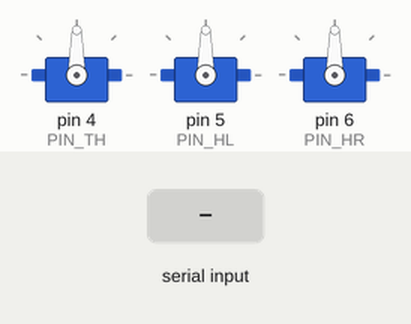
Recording of a sketch running on a simulated Arduino Uno, built with avr-gcc and run on an emulated ATmega328P. Shown: 3 × servo. Inputs (shaded band) come from the test bench. Random numbers use the default seed unless the sketch sets one; what the sketch prints to the serial monitor is not drawn.

Above: at 1.2 s.
1.3 s: "b\n" received over Serial
At 2.0 s:
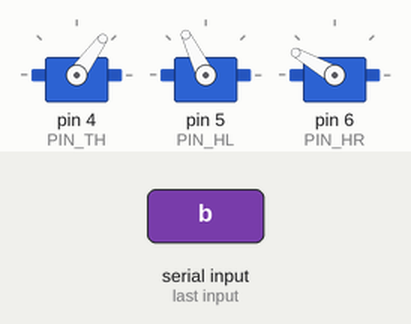
10.3 s: "a\n" received over Serial
13.3 s: "c\n" received over Serial
At 14.2 s:
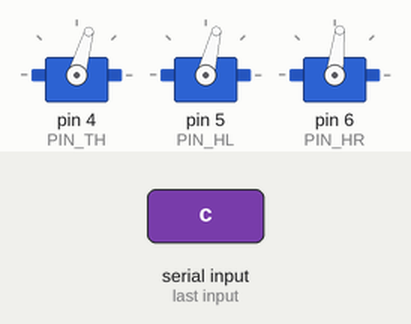
Timing chart, 0 to 25.0 s (numbered marks = the images above; inputs shaded):
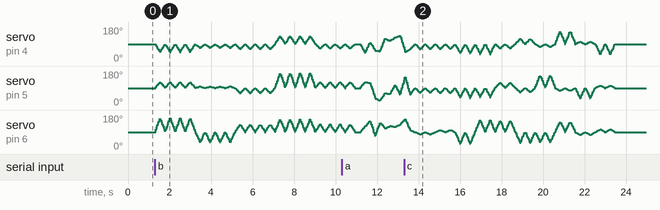

The sketch:

c3_random.ino
```cpp
//-- myPOSE random

int N_SERVOS = 3; // 伺服馬達的個數

// 參數：校正的位置 (要調整的角度)
int adj[]={ 0, 0, 0 };

// 參數：起始位置
int pos[]={ 90,90,90 };  // 起始位置

// TEMPO: BPM
int tempo_base = 120;

#define INTERVALTIME 10.0

// 參數：各伺服馬達的腳位
#define PIN_TH 4
#define PIN_HL 5
#define PIN_HR 6

#include <Servo.h>
Servo S0, S1, S2;


void help(void)
{
  Serial.println("This is used to calibration the servos for 'Otto'");
  Serial.println("The interface uses single character controls");
  Serial.println("");
  Serial.println("'0' - HOME");
  Serial.println("'a, b, c, d' - MOVE");
  Serial.println("");
}


// 處理輸入的字元
void processChar(char c)
{
  int s = sizeof(pos);
  int new0[] = { 90,  90,  90 };
  int new1[] = { 90, 150,  30 };
  int new2[] = { 90,  30, 150 };
  int new3[] = { 90, 150, 150 };
  int new4[] = { 90,  30,  30 };
  int new5[] = { 40, 150,  30 };
  int new6[] = {140,  30, 150 };

  int pos_now[] = {90, 90, 90};

  int v1, v2, v3, vt;
  int u1, u2, u3, ut;

  int t = tempo_base;
  switch(c)
  {
    case '0':
       tempo_servo(t*2, new0);
       break;

    case 'a':
       for(int i=0; i<10; i++)
       {
         v1 = random(90-50, 90+50);
         v2 = random(90-80, 90+80);
         v3 = random(90-80, 90+80);
         vt = random(1, 4);
         pos_now[0] = v1;
         pos_now[1] = v2;
         pos_now[2] = v3;
         tempo_servo(t*2, pos_now);
       }
       tempo_servo(t*2, new0);
       break;

    case 'b':
       for(int i=0; i<5; i++)
       {
         v1 = random(90-50, 90+50);
         v2 = random(90-80, 90+80);
         v3 = random(90-80, 90+80);
         vt = random(1, 4);
         for(int j=0; j<4; j++)
         {
           pos_now[0] = v1;
           pos_now[1] = v2;
           pos_now[2] = v3;
           tempo_servo(t*2, pos_now);
           pos_now[0] = 90;
           pos_now[1] = 90;
           pos_now[2] = 90;
           tempo_servo(t*2, pos_now);
         }
       }
       tempo_servo(t*2, new0);
       break;

    case 'c':
       for(int i=0; i<5; i++)
       {
         v1 = random(-50, +50);
         v2 = random(-80, +80);
         v3 = random(-80, +80);
         vt = random(1, 4);
         for(int j=0; j<2; j++)
         {
           pos_now[0] = 90+v1;
           pos_now[1] = 90+v2;
           pos_now[2] = 90+v3;
           tempo_servo(t*2, pos_now);
           pos_now[0] = 90;
           pos_now[1] = 90;
           pos_now[2] = 90;
           tempo_servo(t*2, pos_now);
         }
         for(int j=0; j<2; j++)
         {
           pos_now[0] = 90-v2;
           pos_now[1] = 90-v1;
           pos_now[2] = 90-v3;
           tempo_servo(t*2, pos_now);
           pos_now[0] = 90;
           pos_now[1] = 90;
           pos_now[2] = 90;
           tempo_servo(t*2, pos_now);
         }
       }
       tempo_servo(t*2, new0);
       break;

    case 'd':
       for(int i=0; i<5; i++)
       {
         u1 = random(-50, +50);
         u2 = random(-80, +80);
         u3 = random(-80, +80);
         v1 = random(-50, +50);
         v2 = random(-80, +80);
         v3 = random(-80, +80);

         for(int j=0; j<4; j++)
         {
           pos_now[0] = 90+u1;
           pos_now[1] = 90+u2;
           pos_now[2] = 90+u3;
           tempo_servo(t*2, pos_now);
           pos_now[0] = 90+v1;
           pos_now[1] = 90+v2;
           pos_now[2] = 90+v3;
           tempo_servo(t*2, pos_now);
         }
       }
       tempo_servo(t*2, new0);
       break;

    case '\n':
    case '\r':
      break;

    default:
      Serial.print("Unknown command (");
      Serial.print(c);
      Serial.println(")");
      break;
  }
}


void move_servo()
{
  S0.write(pos[0]+adj[0]);
  S1.write(180-pos[1]+adj[1]);  // in myPOSE Left Hand
  S2.write(pos[2]+adj[2]);
}


void tempo_servo(int stime, int pos_new[])
{
  float increment[N_SERVOS];
  unsigned long final_time;
  unsigned long interval_time;
  int iteration = 1;
  int oneTime;
  int pos_old[] = { 0, 0, 0, 0 };

  for(int i=0; i<N_SERVOS; i++)
  {
    pos_old[i] = pos[i];
    increment[i] = ((pos_new[i])-pos[i])/(stime/INTERVALTIME);
  }

  final_time =  millis() + stime;

  iteration = 1;
  while(millis() < final_time)
  {
      interval_time = millis()+INTERVALTIME;

      oneTime=0;
      while(millis()<interval_time)
      {
          if(oneTime<1)
          {
              for(int i=0;i<N_SERVOS;i++)
              {
                  pos[i] = pos_old[i] + (iteration * increment[i]);
              }
              move_servo();
              iteration++;
              oneTime++;
          }
      }
  }

  for(int i=0;i<N_SERVOS;i++)
  {
    pos[i] = pos_new[i];
  }
}


void setup()
{
  Serial.begin(115200);

  S0.attach(PIN_TH);
  S1.attach(PIN_HL);
  S2.attach(PIN_HR);

  help();
}


void loop()
{
  // 取得序列埠傳入的資料
  while(Serial.available() > 0)
  {
    processChar(Serial.read());
  }
  move_servo();
}
```
